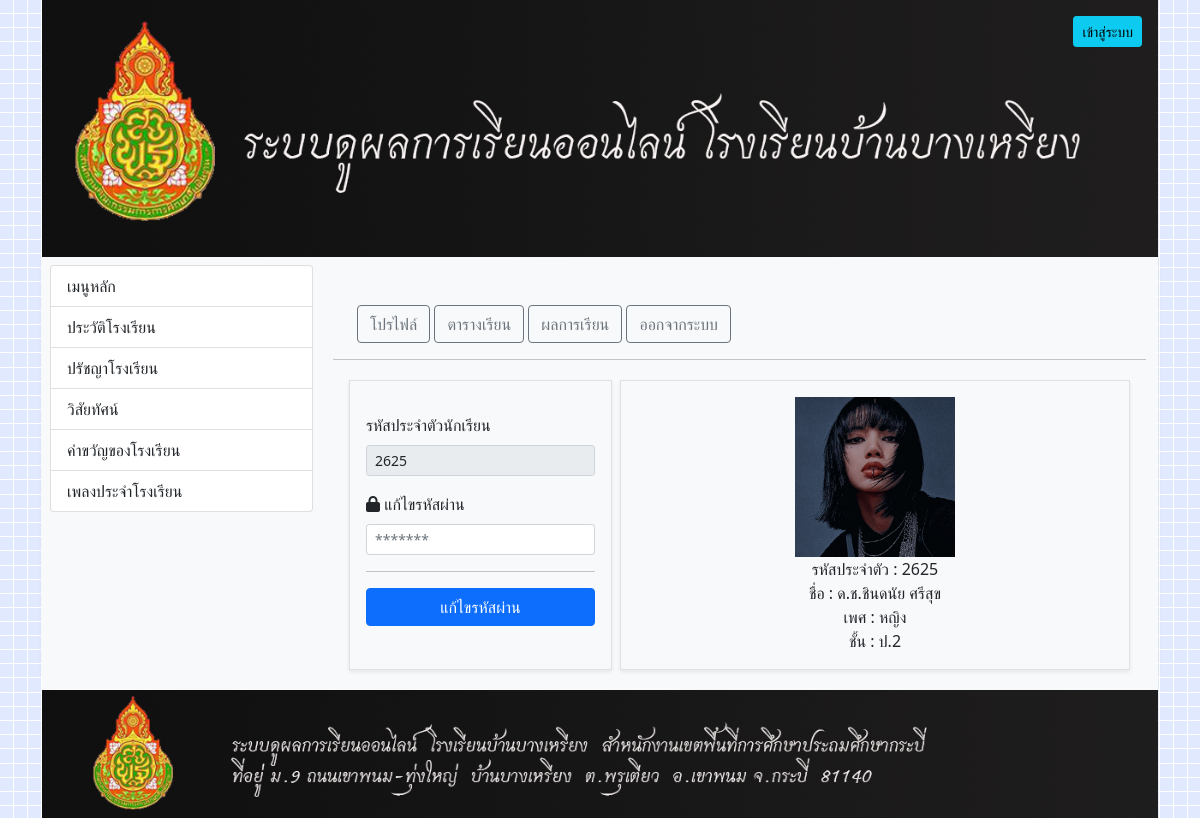
The page /?op=student-profile (signed in) on the database its author committed.
### tables this page shows
CREATE TABLE `student_table` (
  `Std_ID` int(10) NOT NULL COMMENT 'รหัสนักเรียน',
  `Std_user` varchar(20) NOT NULL COMMENT 'ชื้อผู้ใช้',
  `Std_password` varchar(40) NOT NULL COMMENT 'รหัสผ่าน',
  `Std_firstname` varchar(50) NOT NULL COMMENT 'ชื้อนักเรียน',
  `Std_lastname` varchar(50) NOT NULL COMMENT 'นามสกุลนักเรียน',
  `Std_sex` varchar(5) NOT NULL COMMENT 'เพศนักเรียน',
  `Std_yearOfStudent` date DEFAULT NULL COMMENT 'ปีการศึกษา',
  `Std_image` varchar(150) DEFAULT NULL,
  `yearClass` int(11) DEFAULT NULL,
  `Std_status` int(11) NOT NULL DEFAULT '0' COMMENT 'สถานะ'
);

CREATE TABLE `yearclass` (
  `id` int(11) NOT NULL,
  `yearClassName` varchar(10) NOT NULL,
  `status` int(11) NOT NULL DEFAULT '0'
);

### index.php (called while the page is built, shortened)
<?php
include_once('Connections/DataBcon.php');
include_once('layout/layout.php');

### actionclass/student.action.class.php (called while the page is built, shortened)
<?php
class studentActionClass extends db_connect {
    static public function getStudentID($id){
        $sql = "SELECT * FROM student_table WHERE Std_user = ?";
        $data = array($id);
        return self::getExecute($sql, $data);
    }
}

### Connections/DataBcon.php (called while the page is built, shortened)
<?php
class db_connect {
    static private function conn(){
        $servername = "localhost";
        $username = "root";
        $password = "123456789";
        $db = 'schoolbang';
        $conn = new PDO("mysql:host=$servername;dbname=$db", $username, $password, array(PDO::MYSQL_ATTR_INIT_COMMAND => 'SET NAMES \'UTF8\''));
        $conn->setAttribute(PDO::ATTR_ERRMODE, PDO::ERRMODE_EXCEPTION);
        return $conn;
    }
    static public function getExecute($sql, $data){
        $sth = self::conn()->prepare($sql);
        $sth->execute($data);
        return $sth->fetchAll(PDO::FETCH_ASSOC);
    }
}

### actionclass/admin.yearclass.action.class.php (called while the page is built, shortened)
<?php
class adminAddYearclassClass extends db_connect {
    static public function getDataID($id){
        $sql = "SELECT * FROM yearclass WHERE id = ?";
        $data = array($id);
        return self::getExecute($sql, $data);
    }
}

### component/student.profile.php (the view, shortened to what this page needs)
<?php $student = studentActionClass::getStudentID($_SESSION['uid']); ?>
<div class="container">
    <div class="row">
        <div class="col-4 border shadow-sm p-3 m-1">
            <form action="" method="POST" enctype="multipart/form-data" class="mt-3">
                <div class="mb-3">
                    <label for="exampleInputEmail1" class="form-label">รหัสประจำตัวนักเรียน</label>
                    <input type="text" disabled class="form-control form-control-sm" value="<?php echo $student[0]['Std_user'] ?>">
                </div>
                <div class="mb-3">
                    <label for="exampleInputPassword1" class="form-label"> <i class="fa-solid fa-lock"></i> แก้ไขรหัสผ่าน</label>
                    <input type="password" name="password" class="form-control form-control-sm" placeholder="*******">
                </div>
                <hr>
                <button type="submit" name="btnSavePassword" class="btn btn-primary w-100">แก้ไขรหัสผ่าน</button>
            </form>
        </div>
        <div class="col border shadow-sm p-3 m-1 text-center">
            <?php if ($student[0]['Std_image'] === "" || $student[0]['Std_image'] === null) : ?>
                <img src="https://cdn.pixabay.com/photo/2020/07/14/13/07/icon-5404125_1280.png" style="max-width: 10rem;" alt="">
            <?php else : ?>
                <img src="<?php echo $student[0]['Std_image'] ?>" style="max-width: 10rem;" alt="">
            <?php endif; ?>
            <br>
            <span>รหัสประจำตัว : <?php echo $student[0]['Std_user'] ?></span> <br>
            <span>ชื่อ : <?php echo "{$student[0]['Std_firstname']} {$student[0]['Std_lastname']}" ?></span> <br>
            <span>เพศ : <?php echo $student[0]['Std_sex'] ?></span> <br>
            <span>ชั้น : <?php $Yearclass = adminAddYearclassClass::getDataID($student[0]['yearClass']); echo $Yearclass[0]['yearClassName'] ?></span> <br>
        </div>
    </div>
</div>

### rows shown on the page
student_table: Std_user "2625", Std_image (picture), Std_firstname "ด.ช.ชินดนัย", Std_lastname "ศรีสุข", Std_sex "หญิง"
yearclass: yearClassName "ป.2"
